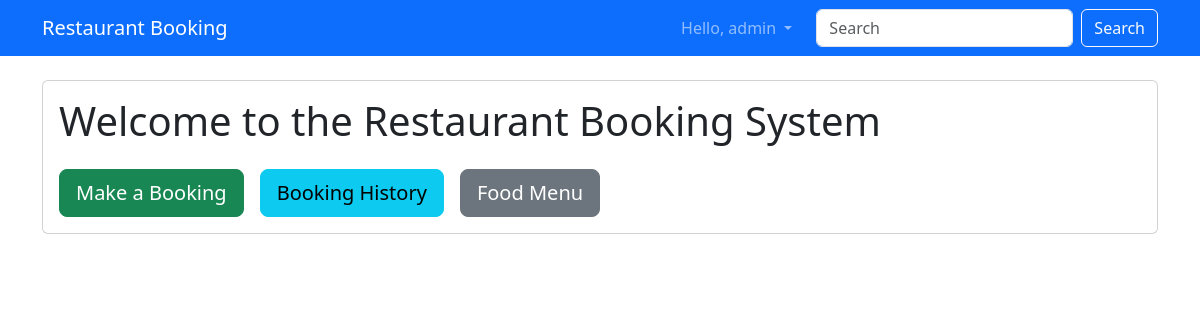
The app's page / (signed in), older data.
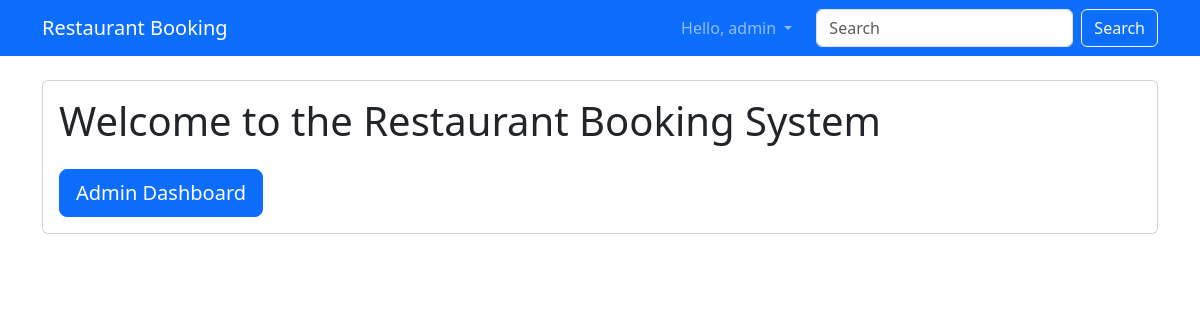
The same page, newer data.
### restaurant/views.py (the view)
# urls.py: path('', home_view, name='home'),
def home_view(request):
    return render(request, 'restaurant/home.html')

### templates/restaurant/home.html
{% extends 'base.html' %}
{% block content %}
<div class="card">
    <div class="card-body">
        <h1 class="mb-4">Welcome to the Restaurant Booking System</h1>
        <div class="d-flex gap-3">
            {% if user.is_authenticated and user.role == 'admin' %}
                <a href="{% url 'admin_dashboard' %}" class="btn btn-primary btn-lg">Admin Dashboard</a>
            {% endif %}
            {% if user.is_authenticated and user.role == 'customer' %}
                <a href="{% url 'make_booking' %}" class="btn btn-success btn-lg">Make a Booking</a>
                <a href="{% url 'booking_history' %}" class="btn btn-info btn-lg">Booking History</a>
                <a href="{% url 'food_menu' %}" class="btn btn-secondary btn-lg">Food Menu</a>
            {% endif %}
        </div>
    </div>
</div>
{% endblock %}

Row changes from the older to the newer data that the page shows:
changed CustomUser "admin": role "customer" → "admin" (drawn)
Text that changed along with them:
text no longer shown: "Make a Booking Booking History Food Menu"
text now shown: "Admin Dashboard"
